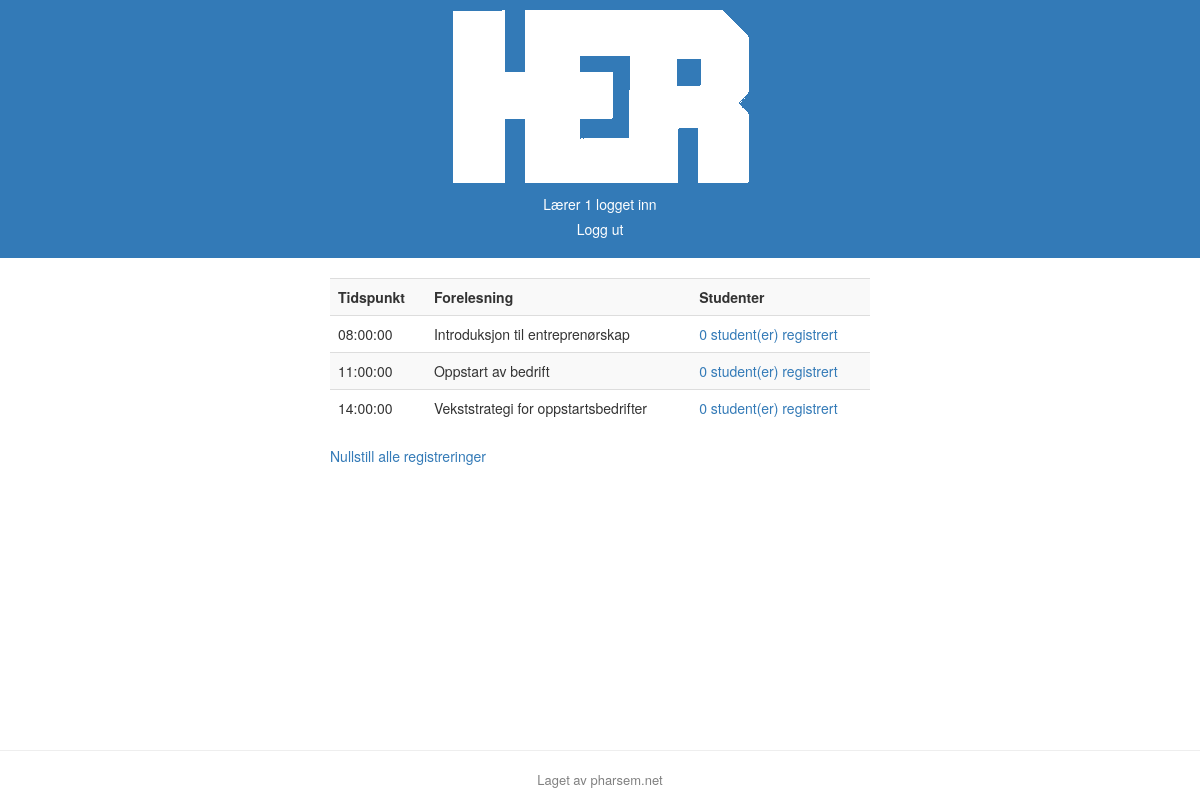
Page / (signed in) on the committed database.
### tables this page shows
CREATE TABLE `classes` (
  `class_id` int(11) NOT NULL,
  `class_name` varchar(45) NOT NULL,
  `class_time` time NOT NULL,
  `teacher_id` int(11) NOT NULL
);

### teacher_view.php (the view)
<?php
$sql = "SELECT class_id, class_name, class_time FROM classes";
$result = $mysqli->query($sql);
if ($result->num_rows > 0) {
    echo "<table class='table table-striped'>
            <tr>
                <th>Tidspunkt</th>
                <th>Forelesning</th>
                <th>Studenter</th>
            </tr>";
    while($row = $result->fetch_assoc()) {
        $sql2 = "SELECT * FROM registration WHERE class_id = '".$row["class_id"]."'";
        $rowcount = mysqli_num_rows($mysqli->query($sql2));
        echo "<tr>
                <td>".$row["class_time"]."</td>
                <td>".$row["class_name"]."</td>
                <td><a href='registered.php?class=".$row["class_id"]."'>".$rowcount." student(er) registrert</a></td>
              </tr>";
    }
    echo "</table>";
} else {
    echo "0 results";
}
?>
<p><a href="reset.php">Nullstill alle registreringer</a> </p>

### header.php (shortened to what this page needs)
<!DOCTYPE html>
<html lang="en">
<head>
    <link rel="stylesheet" href="style.css">
    <link rel="stylesheet" href="https://maxcdn.bootstrapcdn.com/bootstrap/3.3.7/css/bootstrap.min.css">
</head>
<body>
<header>
        <div class="row">
        <a href="index.php"><img src="logo.png" alt="HER"></a>
    </div>
    <div class="row">
        <h5>
            <?php
            if (isset($_SESSION['valid']) && $_SESSION['valid'] == true && $_SESSION['role'] == 'student') {
                echo 'Student ' . $_SESSION['username'] . ' logget inn';
            } else if (isset($_SESSION['valid']) && $_SESSION['valid'] == true && $_SESSION['role'] == 'teacher') {
                echo 'Lærer ' . $_SESSION['username'] . ' logget inn';
            } ?>
        </h5>
        <h5>
            <?php
            if (isset($_SESSION['valid']) && $_SESSION['valid'] == true) {
                echo "<a href='logout.php'>Logg ut</a>";
            } ?>
        </h5>
    </div>
</header>

### index.php (shortened to what this page needs)
<?php
include "connect.php";
?>
<?php include "header.php"; ?>
<div class="container">
    <div class="col-md-6 col-md-offset-3">
        <?php
        if (isset($_SESSION['valid']) && $_SESSION['valid'] == true && $_SESSION['role'] == 'student') {
            include "student_view.php";
        } else if (isset($_SESSION['valid']) && $_SESSION['valid'] == true && $_SESSION['role'] == 'teacher') {
            include "teacher_view.php";
        }; ?>
    </div>
</div>
<?php include "footer.php"; ?>

### footer.php
<footer>
    <hr>
    <p>Laget av <a href="http://pharsem.net">pharsem.net</a> </p>
</footer>
</body>
</html>

### style.css (style rules this page uses)
html, body { height: 100%; widows: 100%; overflow: hidden; }
header { background: #337ab7; text-align: center; padding: 10px; margin-bottom: 20px; }
header h5, header h5 a { color: white; }
footer { bottom: 0; position: absolute; text-align: center; width: 100%; }
footer p, footer a { font-size: small; color: grey; }

### rows in the picture
classes: class_time "08:00:00", class_name "Introduksjon til entreprenørskap", rowcount "0"
classes: class_time "11:00:00", class_name "Oppstart av bedrift", rowcount "0"
classes: class_time "14:00:00", class_name "Vekststrategi for oppstartsbedrifter", rowcount "0"

### other values in the picture
$_SESSION['username'] "1"
